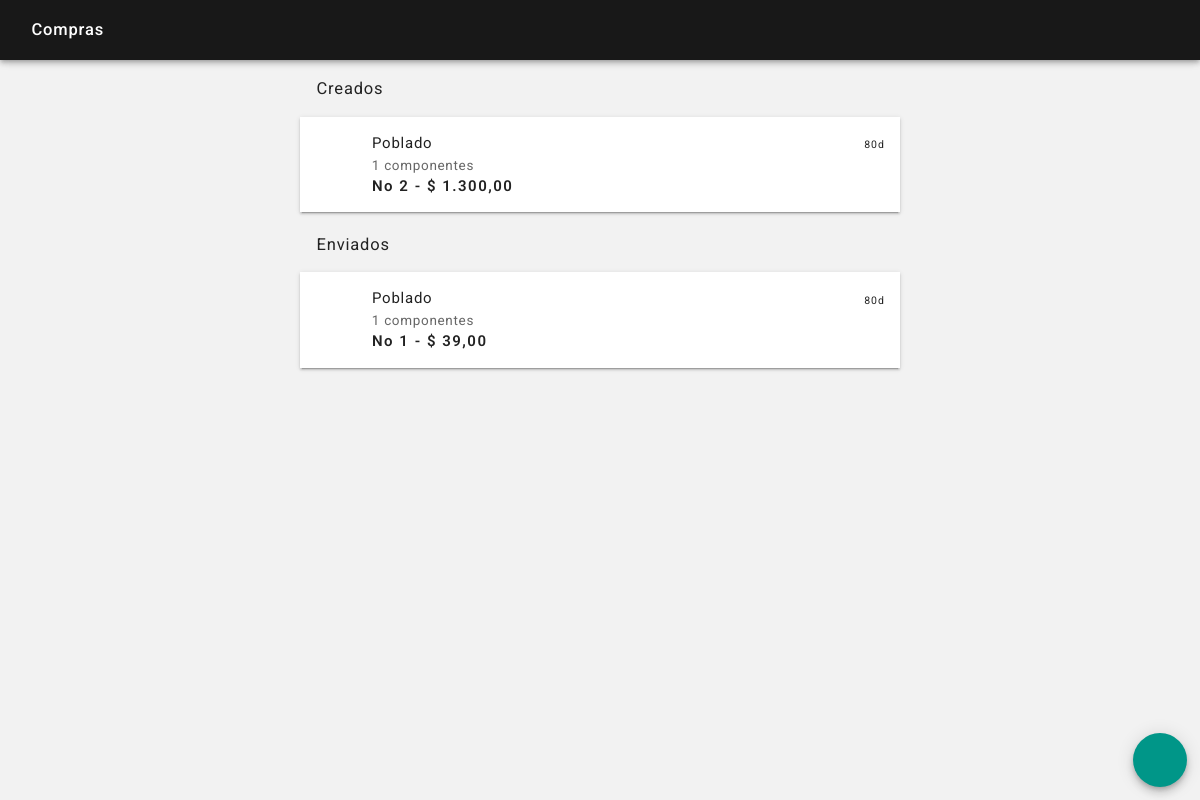
Screenshot of /despachos_ver.php (signed in) with the database file from the repository.
### tables this page shows
CREATE TABLE `despachos` (
  `id` int(15) NOT NULL,
  `fecha` datetime NOT NULL,
  `fecha_envio` datetime NOT NULL,
  `fecha_recibe` datetime NOT NULL,
  `usuario` int(15) NOT NULL,
  `origen` int(15) NOT NULL,
  `destino` int(15) NOT NULL,
  `estado` varchar(50) NOT NULL,
  `usuario_recibe` int(15) NOT NULL
);

CREATE TABLE `locales` (
  `id` int(15) NOT NULL,
  `fecha` datetime NOT NULL,
  `usuario` int(15) NOT NULL,
  `local` varchar(50) NOT NULL,
  `direccion` varchar(100) NOT NULL,
  `telefono` varchar(15) NOT NULL,
  `tipo` varchar(50) NOT NULL,
  `apertura` time NOT NULL,
  `cierre` time NOT NULL,
  `propina` int(3) NOT NULL,
  `imagen` varchar(2) NOT NULL,
  `imagen_nombre` varchar(50) NOT NULL
);

### sis/tiempo_transcurrido.php (called while the page is built)
<?php
$segundos_transcurridos = round(strtotime('now') - strtotime($fecha));
$minutos_transcurridos = round((strtotime('now') - strtotime($fecha)) / 60);
$horas_transcurridas = round((strtotime('now') - strtotime($fecha)) / 3600);
$dias_transcurridos = round((strtotime('now') - strtotime($fecha)) / 86400);
if ($segundos_transcurridos <= 60)
{
    $tiempo_transcurrido = "$segundos_transcurridos" . "s";
}
else
{
    if ($minutos_transcurridos <= 60)
    {
        $tiempo_transcurrido = "$minutos_transcurridos" . "m";
    }
    else
    {
        if ($horas_transcurridas <= 24)
        {
            $tiempo_transcurrido = "$horas_transcurridas" . "h";
        }
        else
        {
            $tiempo_transcurrido = "$dias_transcurridos" . "d";
        }
    }
}
?>

### despachos_ver.php (the view, shortened to what this page needs)
<?php
include ("sis/nombre_sesion.php");
?>
<?php
if(isset($_POST['body_snack'])) $body_snack = $_POST['body_snack']; elseif(isset($_GET['body_snack'])) $body_snack = $_GET['body_snack']; else $body_snack = null;
?>
<!DOCTYPE html>
<html lang="es">
<head>
    <?php
    include ("partes/head.php");
    ?>
</head>
<body <?php echo $body_snack; ?>>
<header class="rdm-toolbar--contenedor">
    <div class="rdm-toolbar--fila">
        <div class="rdm-toolbar--izquierda">
            <h2 class="rdm-toolbar--titulo">Compras</h2>
        </div>
    </div>
</header>
<main class="rdm--contenedor-toolbar">
    <?php
    $consulta = $conexion->query("SELECT * FROM despachos WHERE estado = 'creado' ORDER BY fecha DESC");
    if ($consulta->num_rows == 0)
    {
    }
    else
    {
        ?>
        <h2 class="rdm-lista--titulo-largo">Creados</h2>
        <section class="rdm-lista">
        <?php
        while ($fila = $consulta->fetch_assoc())
        {
            $despacho_id = $fila['id'];
            $destino = $fila['destino'];
            $fecha = date('Y-m-d H:i:s', strtotime($fila['fecha']));
            include ("sis/tiempo_transcurrido.php");
            $consulta_destino = $conexion->query("SELECT * FROM locales WHERE id = $destino");
            if ($filas_destino = $consulta_destino->fetch_assoc())
            {
                $local_destino = ucfirst($filas_destino['local']);
            }
            else
            {
                $local_destino = "No se ha asignado un local";
            }
            $costo_despacho = 0;
            $consulta_cantidad = $conexion->query("SELECT * FROM despachos_componentes WHERE despacho_id = '$despacho_id'");
            if ($consulta_cantidad->num_rows == 0)
            {
                $cantidad_componentes = $consulta_cantidad->num_rows;
                $cantidad_componentes = "$cantidad_componentes componentes";
            }
            else
            {
                $cantidad_componentes = $consulta_cantidad->num_rows;
                $cantidad_componentes = "$cantidad_componentes componentes";
                while ($fila_cantidad = $consulta_cantidad->fetch_assoc())
                {
                    $componente_id = $fila_cantidad['componente_id'];
                    $cantidad = $fila_cantidad['cantidad'];
                    $consulta2 = $conexion->query("SELECT * FROM componentes WHERE id = $componente_id");
                    if ($filas2 = $consulta2->fetch_assoc())
                    {
                        $costo_unidad = $filas2['costo_unidad'];
                    }
                    else
                    {
                        $componente = "No se ha asignado un componente";
                        $costo_unidad = "0";
                    }
                    $subtotal_costo_unidad = $costo_unidad * $cantidad;
                    $costo_despacho = $costo_despacho + $subtotal_costo_unidad;
                }
            }
            ?>
            <a href="despachos_detalle.php?despacho_id=<?php echo "$despacho_id"; ?>&destino=<?php echo "$destino"; ?>">
                <article class="rdm-lista--item-doble">
                    <div class="rdm-lista--izquierda">
                        <div class="rdm-lista--contenedor">
                            <div class="rdm-lista--icono"><span class="rdm-lista--texto-negativo"><i class="zmdi zmdi-truck zmdi-hc-2x"></i></span></div>
                        </div>
                        <div class="rdm-lista--contenedor">
                            <h2 class="rdm-lista--titulo"><?php echo ucfirst("$local_destino"); ?></h2>
                            <h2 class="rdm-lista--texto-secundario"><?php echo ucfirst("$cantidad_componentes"); ?></h2>
                            <h2 class="rdm-lista--texto-valor">No <?php echo "$despacho_id"; ?> - $ <?php echo number_format($costo_despacho, 2, ",", "."); ?></h2>
                        </div>
                    </div>
                    <div class="rdm-lista--derecha">
                        <span class="rdm-lista--texto-tiempo"><?php echo "$tiempo_transcurrido"; ?></span>
                    </div>
                </article>
            </a>
            <?php
        }
        ?>
        </section>
        <?php
    }
    ?>
    <?php
    $consulta = $conexion->query("SELECT * FROM despachos WHERE estado = 'enviado' ORDER BY fecha DESC");
    if ($consulta->num_rows == 0)
    {
    }
    else
    {
        ?>
        <h2 class="rdm-lista--titulo-largo">Enviados</h2>
        <section class="rdm-lista">
        <?php
        while ($fila = $consulta->fetch_assoc())
        {
            $despacho_id = $fila['id'];
            $destino = $fila['destino'];
            $fecha = date('Y-m-d H:i:s', strtotime($fila['fecha_envio']));
            include ("sis/tiempo_transcurrido.php");
            $consulta_destino = $conexion->query("SELECT * FROM locales WHERE id = $destino");
            if ($filas_destino = $consulta_destino->fetch_assoc())
            {
                $local_destino = ucfirst($filas_destino['local']);
            }
            else
            {
                $local_destino = "No se ha asignado un local";
            }
            $consulta_cantidad = $conexion->query("SELECT * FROM despachos_componentes WHERE despacho_id = '$despacho_id'");
            if ($consulta_cantidad->num_rows == 0)
            {
                $cantidad_componentes = $consulta_cantidad->num_rows;
                $cantidad_componentes = "$cantidad_componentes componentes";
            }
            else
            {
                $cantidad_componentes = $consulta_cantidad->num_rows;
                $cantidad_componentes = "$cantidad_componentes componentes";
                $costo_despacho = 0;
                while ($fila_cantidad = $consulta_cantidad->fetch_assoc())
                {
                    $componente_id = $fila_cantidad['componente_id'];
                    $cantidad = $fila_cantidad['cantidad'];
                    $consulta2 = $conexion->query("SELECT * FROM componentes WHERE id = $componente_id");
                    if ($filas2 = $consulta2->fetch_assoc())
                    {
                        $costo_unidad = $filas2['costo_unidad'];
                    }
                    else
                    {
                        $componente = "No se ha asignado un componente";
                    }
                    $subtotal_costo_unidad = $costo_unidad * $cantidad;
                    $costo_despacho = $costo_despacho + $subtotal_costo_unidad;
                }
            }
            ?>
            <a href="despachos_detalle.php?despacho_id=<?php echo "$despacho_id"; ?>&destino=<?php echo "$destino"; ?>">
                <article class="rdm-lista--item-doble">
                    <div class="rdm-lista--izquierda">
                        <div class="rdm-lista--contenedor">
                            <div class="rdm-lista--icono"><span class="rdm-lista--texto-positivo"><i class="zmdi zmdi-truck zmdi-hc-2x"></i></span></div>
                        </div>
                        <div class="rdm-lista--contenedor">
                            <h2 class="rdm-lista--titulo"><?php echo ucfirst("$local_destino"); ?></h2>
                            <h2 class="rdm-lista--texto-secundario"><?php echo ucfirst("$cantidad_componentes"); ?></h2>
                            <h2 class="rdm-lista--texto-valor">No <?php echo "$despacho_id"; ?> - $ <?php echo number_format($costo_despacho, 2, ",", "."); ?></h2>
                        </div>
                    </div>
                    <div class="rdm-lista--derecha">
                        <span class="rdm-lista--texto-tiempo"><?php echo "$tiempo_transcurrido"; ?></span>
                    </div>
                </article>
            </a>
            <?php
        }
        ?>
        </section>
        <?php
    }
    ?>
</main>
<footer>
    <a href="despachos_agregar.php"><button class="rdm-boton--fab" ><i class="zmdi zmdi-plus zmdi-hc-2x"></i></button></a>
</footer>
</body>
</html>

### css/estilos.css (style rules this page uses)
body { background-color: rgba(0, 0, 0, 0.05); color: #222; font-family: 'Roboto', sans-serif, arial; font-size: 15px; font-weight: 300; margin: 0; }
a { color: inherit; text-decoration: none; outline: none; }
.rdm--contenedor-toolbar, .rdm--contenedor-toolbar-tabs { box-sizing: border-box; margin: 0 auto; max-width: 600px; width: 95%; margin-top: 4.5rem; }
.rdm--contenedor-toolbar, .rdm--contenedor-zona { box-sizing: border-box; margin: 0 auto; max-width: 600px; width: 95%; margin-top: 4.5rem; }

### css/toolbar.css (style rules this page uses)
.rdm-toolbar--contenedor { box-shadow: 0px 2px 4px -1px rgba(0, 0, 0, 0.2), 0px 4px 5px 0px rgba(0, 0, 0, 0.14), 0px 1px 10px 0px rgba(0, 0, 0, 0.12); box-sizing: border-box; color: #fff; left: 0; position: fixed; top: 0; width: 100%; z-index: 1; }
.rdm-toolbar--fila, .rdm-toolbar--fila-tab { background-color: rgba(0,0,0,0.9); align-items: center; display: flex; justify-content: space-between; padding: 1em; height: 2em; }
.rdm-toolbar--izquierda, .rdm-toolbar--centro, .rdm-toolbar--derecha { display: flex; align-items: center; }
.rdm-toolbar--titulo, .rdm-toolbar--titulo-centro, .rdm-toolbar--texto-secundario { font-size: 1.1em; font-weight: 500; letter-spacing: 0.05em; line-height: 1.5em; margin: 0 0 0 1em; max-width: 240px; white-space: nowrap; overflow: hidden; text-overflow: ellipsis; }

### css/botones.css (style rules this page uses)
button { border-radius: 0.2em; border: none; box-shadow: 0px 3px 1px -2px rgba(0, 0, 0, 0.2), 0px 2px 2px 0px rgba(0, 0, 0, 0.14), 0px 1px 5px 0px rgba(0, 0, 0, 0.12); box-sizing: border-box; color: rgba(255, 255, 255, 1); display: inline-block; font-family: 'Roboto', sans-serif, arial; font-size: 0.9em; font-weight: 500; letter-spacing: 0.05em; outline: none; padding: 1em 1em 0.9em 1em; text-align: center; text-decoration: none; text-transform: uppercase; transition: 250ms linear; vertical-align: middle; }
.rdm-boton--fab { background-color: #009688; border-radius: 50%; bottom: 1em; box-shadow: 0px 3px 5px -1px rgba(0, 0, 0, 0.2), 0px 6px 10px 0px rgba(0, 0, 0, 0.14), 0px 1px 18px 0px rgba(0, 0, 0, 0.12); height: 4em; position: fixed; right: 1em; width: 4em; z-index: 200; }

### css/listas.css (style rules this page uses)
.rdm-lista, .rdm-lista-sencillo, .rdm-lista-amplio, .rdm-lista-amplia, .rdm-lista--porcentaje { background-color: #fff; box-shadow: 0px 3px 1px -2px rgba(0, 0, 0, 0.2), 0px 2px 2px 0px rgba(0, 0, 0, 0.14), 0px 1px 5px 0px rgba(0, 0, 0, 0.12); box-sizing: border-box; margin: 0 auto; margin-bottom: 1em; width: 100%; }
.rdm-lista--titulo-largo { font-size: 1.1em; font-weight: 400; letter-spacing: 0.05em; padding: 0.5em 1em 0.25em 1em; }
.rdm-lista--item-doble { align-items: flex-start; display: flex; justify-content: space-between; padding: 1em; }
.rdm-lista--izquierda, .rdm-lista--izquierda-sencillo, .rdm-lista--derecha { display: flex; }
.rdm-lista--contenedor { display: inline-block; }
.rdm-lista--icono { display: table-cell; height: 2.8em; text-align: center; vertical-align: middle; width: 2.8em; }
.rdm-lista--titulo, .rdm-lista--texto-secundario, .rdm-lista--texto-valor, .rdm-lista--titulo-amplio, .rdm-lista--mensaje, .rdm-lista--texto-secundario-porcentaje, .rdm-lista--texto-valor-porcentaje, .rdm-lista--texto-porcentaje, .rdm-lista--titulo-porcentaje, .rdm-lista--texto-unidad { font-size: 1em; font-weight: 400; letter-spacing: 0.05em; line-height: 1.5em; margin: 0 0 0 1em; }
.rdm-lista--texto-valor { font-weight: 600; letter-spacing: 0.1em; }
.rdm-lista--texto-secundario { color: rgba(0, 0, 0, 0.6); line-height: 1.5em; font-size: 0.9em; margin: 0 0 0 1.1em; }
.rdm-lista--texto-tiempo { font-size: 0.7em; font-weight: 400; letter-spacing: 0.1em; padding-top: 0.7em; }

### css/formularios.css (style rules this page uses)
input, button, textarea { appearance: none; outline: none; -webkit-appearance: none; }

### rows the page displays
despachos: locales.local "Poblado", cantidad_componentes "1 componentes", id "2", costo_despacho "1.300,00", fecha "80d"
despachos: locales.local "Poblado", cantidad_componentes "1 componentes", id "1", costo_despacho "39,00", fecha_envio "80d"
